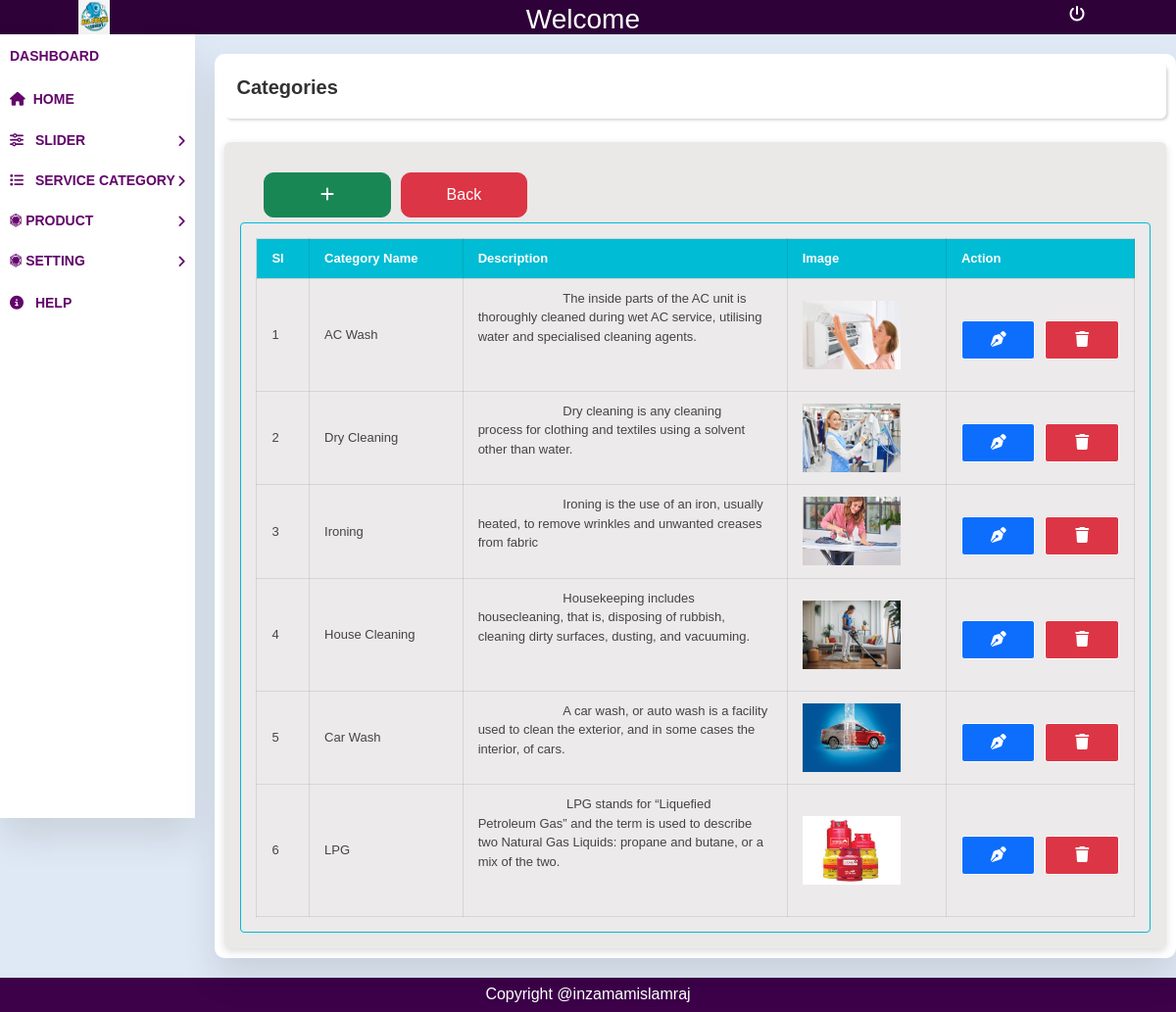
The app's page /backend/categories.php with its own data.
### tables this page shows
CREATE TABLE `categories` (
  `id` int NOT NULL,
  `name` varchar(225) NOT NULL,
  `description` varchar(255) NOT NULL,
  `image` varchar(255) NOT NULL
);

### backend/categories.php (the view, shortened to what this page needs)
<!DOCTYPE html>
<html lang="en">
<head>
    <link href="https://cdn.jsdelivr.net/npm/bootstrap@5.0.2/dist/css/bootstrap.min.css" rel="stylesheet" />
    <link rel="stylesheet" href="./css/slider.css">
    <link rel="stylesheet" href="../style.css">
    <link rel="stylesheet" href="https://cdnjs.cloudflare.com/ajax/libs/font-awesome/6.4.0/css/all.min.css" />
</head>
<body>
    <div class="header">
        <div>
            <img src="./image/londrylogo.png" alt="" class="img">
        </div>
        <div class="header-item" style="display:flex;gap:10px;justify-content:space-between;">
            <h3>Welcome
            </h3>
        </div>
        <div class="header-item">
            <a href="logout.php"><i class="fa-solid fa-power-off"></i></a>
        </div>
    </div>
    <div class="template">
    <div class="nav-item">
<ul>
    <li class="menu">
        <a href="../admin.php">DashBoard</a>
    </li>
    <li class="menu">
        <a href="../frontend/index.php"><i class="fas fa-home"></i>home</a>
    </li>
    <li class="menu">
        <a href="" class="dropdown">
            <div>
                <i class="fas fa-sliders"></i>
                Slider
            </div>
            <i class="fa fa-angle-right"></i>
        </a>
    </li>
    <li class="menu">
        <a href="" class="dropdown">
            <div>
                <i class="fas fa-list"></i>
                Service Category
            </div>
            <i class="fa fa-angle-right"></i>
        </a>
    </li>
    <li class="menu">
        <a href="" class="dropdown">
            <div>
                <i class="fa-brands fa-first-order"></i>
                Product
            </div>
            <i class="fa fa-angle-right"></i>
        </a>
    </li>
    <li class="menu">
                    <a href="" class="dropdown">
                        <div>
                            <i class="fa-brands fa-first-order"></i>
                            Setting
                        </div>
                        <i class="fa fa-angle-right"></i>
                    </a>
                </li>
    <li class="menu">
        <a href="">
            <i class="fas fa-circle-info"></i>
            Help
        </a>
    </li>
</ul>
</div>
        <div class="body">
            <div class="from-body">
                <div class="title">
                    <h1 class="title-item">Categories</h1>
                </div>
                <div class="form">
                    <div class="from-btn">
                        <a href="./createcategory.php" class="btn btn-success"><i class="fa-solid fa-plus"></i></a>
                        <a href="../admin.html" class="btn btn-danger">Back</a>
                    </div>
                    <div class="table-container">
                        <table class="table-content">
                            <thead class="table-item">
                                <tr>
                                    <th>Sl</th>
                                    <th>Category Name</th>
                                    <th style="width: 300px;">Description</th>
                                    <th>Image</th>
                                    <th>Action</th>
                                </tr>
                            </thead>
                            <tbody>
                                <?php
                                include_once "../dbconn.php";
                                $sql = "SELECT * FROM categories";
                                $result = mysqli_query($conn, $sql);
                                $id = 1;
                                while ($row = mysqli_fetch_assoc($result)) {
                                ?>
                                    <tr>
                                        <td>
                                            <?= $id++ ?>
                                        </td>
                                        <td>
                                            <?= $row['name'] ?>
                                        </td>
                                        <td>
                                            <p style="width: 300px;white-space:break-spaces;"><?= $row['description'] ?></p>
                                       </td>
                                        <td><img src="<?php echo $row['image'] ?> " width='100px' height='70px'></td>
                                        <td>
                                            <div class="action-btn">
                                                <a href="./editcategory.php?id=<?= $row['id'] ?>" class="btn btn-primary"><i class="fa-solid fa-pen-nib"></i></a>
                                                <a href="./deletecategory.php?id=<?= $row['id'] ?>" class="btn btn-danger"><i class="fa-solid fa-trash"></i></a>
                                            </div>
                                        </td>
                                    </tr>
                                <?php
                                }
                                ?>
                            </tbody>
                        </table>
                    </div>
                </div>
            </div>
        </div>
    </div>
    <?php include('./backend-component/footer.php')?>
</body>
</html>

### backend/css/slider.css (style rules this page uses)
* { margin: 0; padding: 0; box-sizing: border-box; font-family: 'Poppins', sans-serif; }
body { background: #dfe9f5; }
.template { display: flex; }
.nav-item { height: 100vh; left: 0; background: #fff; width: 240px; box-shadow: 0 20px 35px rgba(0, 0, 0, 0.1); }
.nav-item ul { list-style: none; padding: 0; }
.dropdown { display: flex; justify-content: space-between; align-items: center; }
.menu { padding: 10px; position: relative; }
.nav-item ul li a { color: rgb(99, 5, 107); font-size: 14px; text-decoration: none; font-weight: bold; text-transform: uppercase; transition: 0.5s; }
.nav-item .fas { padding-right: 8px; }
.header { width: 100%; height: 35px; background: #2e0238; display: flex; justify-content: center; }
.header-item { color: white; }
.img { width: 100%; height: 35px; }
.body { display: flex; padding: 10px; flex-direction: column; justify-content: center; width: 100%; }
.from-body { display: flex; flex-direction: column; align-items: center; row-gap: 24px; width: 100%; height: 100%; padding: 10px; margin: 10px; background-color: white; border-radius: 10px; box-shadow: 0 20px 35px rgba(0, 0, 0, 0.1); }
.btn { width: 100%; margin-top: 10px; }
.title { width: 100%; border-radius: 6px; padding: 12px; box-shadow: rgba(0, 0, 0, 0.15) 1.95px 1.95px 2.6px; }
.title-item { font-size: 20px; font-weight: 600; color: #313131; }
.form { width: 100%; border-radius: 6px; padding: 16px; box-shadow: rgba(0, 0, 0, 0.15) 0px 3px 8px; background-color: rgb(235, 232, 232); }
.table-container { width: 100%; border: 1px solid #00bcd4; background-color: #efefef33; padding: 15px; overflow: auto; margin: auto; border-radius: 4px; }
.table-content { width: 100%; font-size: 13px; color: #444; white-space: nowrap; border-collapse: collapse; }
.table-item { background-color: #00bcd4; color: #fff; }
.table-item th { padding: 15px; justify-content: center; }
.table-container th,td { border: 1px solid #00000017; padding: 10px 15px; }
.action-btn { display: flex; justify-content: center; gap: 10px; }
.action-btn a { text-decoration: none; border: 1px solid; display: inline-block; padding: 7px 20px; font-weight: bold; border-radius: 3px; transition: 0.3s ease-in-out; }
.from-btn { display: flex; justify-content: center; gap: 10px; padding: 5px; width: 30%; margin-left: 19px; }

### style.css (style rules this page uses)
* { margin: 0; padding: 0; box-sizing: border-box; font-family: 'Poppins', sans-serif; }
body { background: #dfe9f5; }
.template { display: flex; }
.nav-item { height: 100vh; left: 0; background: #fff; width: 240px; box-shadow: 0 20px 35px rgba(0, 0, 0, 0.1); }
.nav-item ul { list-style: none; padding: 0; }
.dropdown { display: flex; justify-content: space-between; align-items: center; }
.menu { padding: 10px; position: relative; }
.nav-item ul li a { color: rgb(99, 5, 107); font-size: 14px; text-decoration: none; font-weight: bold; text-transform: uppercase; transition: 0.5s; }
.nav-item .fas { padding-right: 8px; }
.header { width: 100%; height: 35px; background: #2e0238; display: flex; justify-content: space-between; padding: 0 80px; }
.header-item { color: white; text-align: center; padding: 3px; }
.header-item a { text-decoration: none; color: white; padding: 0 10px; }
.img { width: 100%; height: 35px; }
.body { display: flex; padding: 10px; flex-direction: column; }
.btn { border-radius: 10px; padding: 10px; }

### records on screen
categories: name "AC Wash", description "The inside parts of the AC unit is thoroughly cleaned during wet AC service, utilising water and specialised cleaning agents.", image (picture)
categories: name "Dry Cleaning", description "Dry cleaning is any cleaning process for clothing and textiles using a solvent other than water.", image (picture)
categories: name "Ironing", description "Ironing is the use of an iron, usually heated, to remove wrinkles and unwanted creases from fabric", image (picture)
categories: name "House Cleaning", description "Housekeeping includes housecleaning, that is, disposing of rubbish, cleaning dirty surfaces, dusting, and vacuuming.", image (picture)
categories: name "Car Wash", description "A car wash, or auto wash is a facility used to clean the exterior, and in some cases the interior, of cars.", image (picture)
categories: name "LPG", description "LPG stands for “Liquefied Petroleum Gas” and the term is used to describe two Natural Gas Liquids: propane and butane, or a mix of the two.", image (picture)
